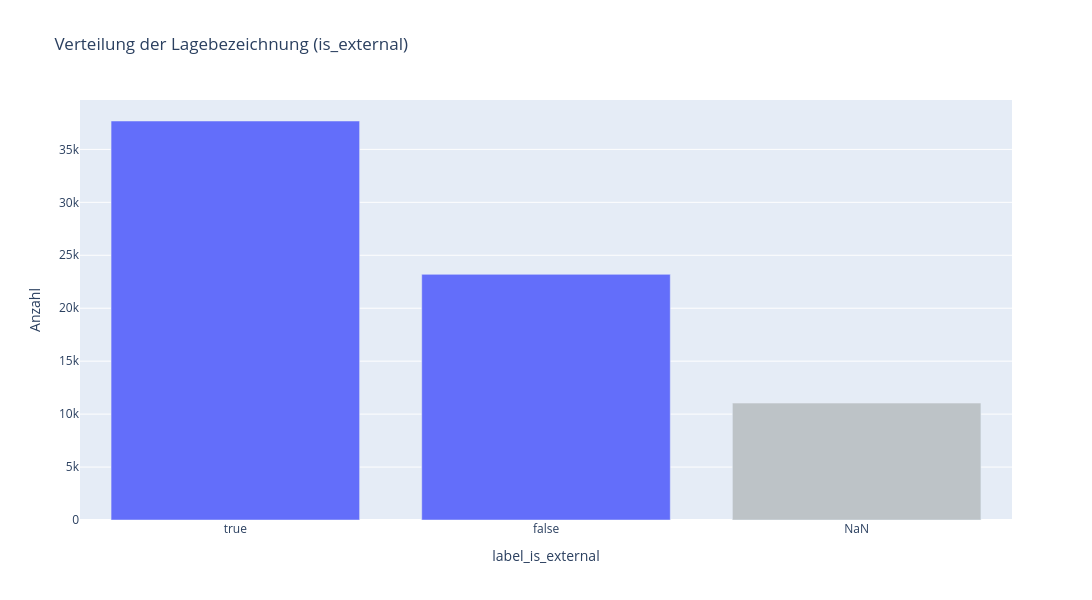

Write notebook code for a chart like this one.
### Markdown cell above
### 2.2.3 Distribution of is external

### Code cell
# show distribution of is_external
plot_label_distribution(df, "label_is_external", plot_title="Verteilung der Lagebezeichnung (is_external)")

### Figure 1 — Plotly figure (JSON) as saved in the notebook; plotly's stock layout.template omitted (floating-point values rounded to 4 significant figures)
{"data": [{"hovertemplate": "%{x}<br>Anzahl: %{y:,}<extra></extra>", "marker": {"color": ["#636EFA", "#636EFA", "#bdc3c7"]}, "type": "bar", "x": ["true", "false", "NaN"], "y": [37682, 23198, 11042]}], "layout": {"height": 600, "title": {"text": "Verteilung der Lagebezeichnung (is_external)"}, "width": 1400, "xaxis": {"title": {"text": "label_is_external"}}, "yaxis": {"title": {"text": "Anzahl"}}}}
